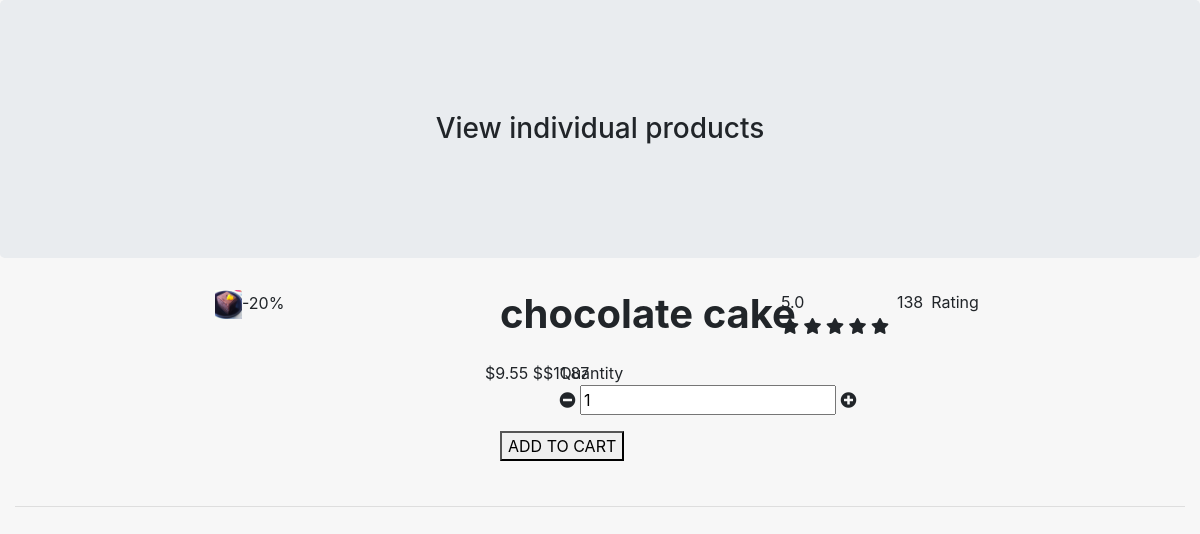
The page /view_product.php on the database its author committed.
### tables this page shows
CREATE TABLE IF NOT EXISTS `product` (
  `product_id` int(255) NOT NULL AUTO_INCREMENT,
  `company_id` int(255) NOT NULL,
  `decay_date` date NOT NULL,
  `decay_time` time(6) NOT NULL,
  `name` varchar(1000) NOT NULL,
  `posted_date` date NOT NULL,
  `posted_time` time(6) NOT NULL,
  `price_after` float NOT NULL,
  `price_before` float NOT NULL,
  `quantity` int(255) NOT NULL,
  `type` varchar(1000) NOT NULL,
  `mode_of_collection` varchar(9999) NOT NULL DEFAULT 'pickup',
  PRIMARY KEY (`product_id`)
);

### include/productDAO.php (called while the page is built, shortened)
<?php
class productDAO {
    public function retrieve_product($product_id){
        $sql = "SELECT * FROM product WHERE product_id = :product_id";
        $connMgr = new ConnectionManager();
        $conn = $connMgr->getConnection();
        $stmt = $conn->prepare($sql);
        $stmt->bindParam(':product_id', $product_id, PDO::PARAM_STR);
        $stmt->setFetchMode(PDO::FETCH_ASSOC);
        $stmt->execute();
        while($row = $stmt->fetch(PDO::FETCH_ASSOC)) {
            $result = new product($row['product_id'], $row['company_id'], $row['decay_date'], $row['decay_time'], $row['name'], $row['posted_date'], $row['posted_time'], $row['price_after'], $row['price_before'], $row['quantity'], $row['type'], $row['mode_of_collection']);
        }
        return $result;
    }
}
?>

### include/product.php (called while the page is built, shortened)
<?php
class product {
    private $name;
    private $price_after;
    private $price_before;
    private $type;
    public function __construct($product_id, $company_id, $decay_date, $decay_time, $name, $posted_date, $posted_time, $price_after, $price_before, $quantity, $type, $mode_of_collection)
    {
        $this->name = $name;
        $this->price_after = $price_after;
        $this->price_before = $price_before;
        $this->type = $type;
    }
    public function get_name()
    {
        return $this->name;
    }
    public function get_price_after()
    {
        return $this->price_after;
    }
    public function get_price_before()
    {
        return $this->price_before;
    }
    public function get_type()
    {
        return $this->type;
    }
}
?>

### view_product.php (the view, shortened to what this page needs)
<?php
    if (isset($_GET["product_id"])) {
        $product_id = $_GET["product_id"];
    }
    else {
        $product_id = "1";
    }
    $productDAO = new productDAO();
    $product = $productDAO->retrieve_product($product_id);
    $name = $product->get_name();
    $price_after = $product->get_price_after();
    $price_before = $product->get_price_before();
    $type = $product->get_type();
    $discount = round((($price_before-$price_after)/$price_before)*100,0);
    $product_rating = "5.0";
    $product_rating_count =138;
    if ($discount == 0.0) {
        $price_before_modified = "";
    }
    else {
        $price_before_modified = "$" . $price_before;
    }
?>
<head>
<link rel="stylesheet" href="https://use.fontawesome.com/releases/v5.11.2/css/all.css">
<link rel="stylesheet" href="https://stackpath.bootstrapcdn.com/bootstrap/4.3.1/css/bootstrap.min.css">
<link rel='stylesheet' href='css\maincss.css'>
<div class="jumbotron color-grey-light">
    <div class="d-flex align-items-center h-20">
        <div class="container text-center py-5">
        <h3 class="mb-0">View individual products</h3>
        </div>
    </div>
</div>
</head>
<body>
<div class='container-fluid'>
    <div class='row'>
        <div name="toastdiv">
            <div style="position: relative; min-height: 200px;">
            <div style="position: fixed; top: 0; right: 0;  z-index: 10;" >
            </div>
            </div>
        </div>
        <div name="left_margin" class="col-md-2">
        </div>
        <div name="" class="col-md-3 single_product_image_grid">
            <?php
                echo "<img class='single_product_image'  src='images/$type/$name.jpg'>";
                if ($discount != 0.0) {
                    echo "<span class='product-discount-label'>-$discount%</span>";
                }
            ?>
        </div>
        <div name="product_info" class="col-md-5 product-content">
            <div class="row">
                <h1 class='title font-weight-bold'><?php echo str_replace('_',' ',$name)?></h3>
                <div class="row mb-3">
                    <span class="mr-2">
                        <?php echo $product_rating ?>
                        <ul class='rating'>
                            <li class='fa fa-star'></li>
                            <li class='fa fa-star'></li>
                            <li class='fa fa-star'></li>
                            <li class='fa fa-star'></li>
                            <li class='fa fa-star'></li>
                        </ul>
                    </span>
                    <span class="mr-2">
                        <?php echo $product_rating_count ?>
                    </span> Rating
                </div>
                <div class="row mb-3">
                    <div class='price'>
                        $<?php echo $price_after; ?>
                        <span>$<?php echo $price_before_modified; ?></span>
                    </div>
                </div>
                <div class="row mb-3">
                    Quantity
                    <div class='def-number-input number-input safari_only mb-0 w-100'>
                        <span class='fas fa-minus-circle' onmousedown='minus_quantity()'>
                        </span>
                        <input  class='quantity' min='1' id='quantity_in_cart' name='quantity' value='1' type='number' >
                        <span class='fas fa-plus-circle' onclick='add_quantity()'>
                        </span>
                    </div>
                </div>
                <button class='add-to-cart' href='#' onclick="add_to_cart(<?php echo '1, $product_id, $name'; ?>)">ADD TO CART</button>
        </div>
    </div>
</div>
<hr>
</body>

### css/maincss.css (style rules this page uses)
body { background-color: #f7f7f7; font: Roboto; }
.product-content .rating { padding: 0; margin: 0 0 7px; list-style: none; }
.single_product_image_grid { height: 50%; }
.single_product_image { width: 10%; height: auto; max-height: 100%; }
.container { max-width: 1170px; margin: auto; }
img { max-width: 100%; }

### rows shown on the page
product: type+name (picture), discount "20", name "chocolate cake", price_after "9.55", price_before "$11.87"

### other values the page prints
$product_rating "5.0"
$product_rating_count "138"
